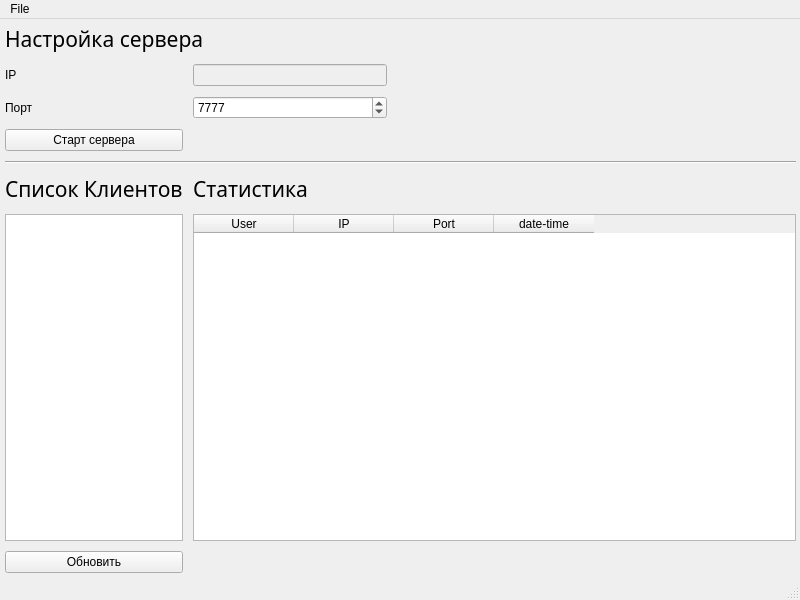
<?xml version="1.0" encoding="UTF-8"?>
<ui version="4.0">
 <class>ServerGui</class>
 <widget class="QMainWindow" name="ServerGui">
  <property name="geometry">
   <rect>
    <x>0</x>
    <y>0</y>
    <width>800</width>
    <height>600</height>
   </rect>
  </property>
  <property name="minimumSize">
   <size>
    <width>800</width>
    <height>600</height>
   </size>
  </property>
  <property name="maximumSize">
   <size>
    <width>800</width>
    <height>600</height>
   </size>
  </property>
  <property name="windowTitle">
   <string>MainWindow</string>
  </property>
  <widget class="QWidget" name="centralwidget">
   <widget class="QWidget" name="gridLayoutWidget">
    <property name="geometry">
     <rect>
      <x>0</x>
      <y>0</y>
      <width>801</width>
      <height>559</height>
     </rect>
    </property>
    <layout class="QGridLayout" name="gridLayout" rowstretch="0,0,0,0,0,0,0,0" columnstretch="1,2,2,2">
     <property name="leftMargin">
      <number>5</number>
     </property>
     <property name="topMargin">
      <number>5</number>
     </property>
     <property name="rightMargin">
      <number>5</number>
     </property>
     <property name="bottomMargin">
      <number>5</number>
     </property>
     <property name="spacing">
      <number>10</number>
     </property>
     <item row="7" column="0">
      <widget class="QPushButton" name="refreshBtn">
       <property name="text">
        <string>Обновить</string>
       </property>
      </widget>
     </item>
     <item row="5" column="0">
      <widget class="QLabel" name="clientListLab">
       <property name="font">
        <font>
         <family>Lucida Bright</family>
         <pointsize>16</pointsize>
        </font>
       </property>
       <property name="text">
        <string>Список Клиентов</string>
       </property>
      </widget>
     </item>
     <item row="4" column="0" colspan="4">
      <widget class="Line" name="line">
       <property name="orientation">
        <enum>Qt::Horizontal</enum>
       </property>
      </widget>
     </item>
     <item row="1" column="2">
      <spacer name="horizontalSpacer_2">
       <property name="orientation">
        <enum>Qt::Horizontal</enum>
       </property>
       <property name="sizeHint" stdset="0">
        <size>
         <width>40</width>
         <height>20</height>
        </size>
       </property>
      </spacer>
     </item>
     <item row="6" column="0">
      <widget class="QListWidget" name="clientsList"/>
     </item>
     <item row="5" column="1">
      <widget class="QLabel" name="statisticLab">
       <property name="font">
        <font>
         <family>Lucida Bright</family>
         <pointsize>16</pointsize>
        </font>
       </property>
       <property name="text">
        <string>Статистика</string>
       </property>
      </widget>
     </item>
     <item row="0" column="0" colspan="2">
      <widget class="QLabel" name="serverSettingsLab">
       <property name="font">
        <font>
         <family>Lucida Bright</family>
         <pointsize>16</pointsize>
        </font>
       </property>
       <property name="text">
        <string>Настройка сервера</string>
       </property>
      </widget>
     </item>
     <item row="6" column="1" colspan="3">
      <widget class="QTableWidget" name="staticticTable">
       <property name="toolTip">
        <string extracomment="Оставьте поле пустым чтобы принимать сообщения с любых IP адресов"/>
       </property>
       <property name="toolTipDuration">
        <number>8</number>
       </property>
       <property name="whatsThis">
        <string extracomment="Оставьте поле пустым чтобы принимать сообщения с любых IP адресов"/>
       </property>
       <property name="autoFillBackground">
        <bool>true</bool>
       </property>
       <column>
        <property name="text">
         <string>User</string>
        </property>
       </column>
       <column>
        <property name="text">
         <string>IP</string>
        </property>
       </column>
       <column>
        <property name="text">
         <string>Port</string>
        </property>
       </column>
       <column>
        <property name="text">
         <string>date-time</string>
        </property>
       </column>
      </widget>
     </item>
     <item row="1" column="0">
      <widget class="QLabel" name="ipLab">
       <property name="text">
        <string>IP</string>
       </property>
      </widget>
     </item>
     <item row="2" column="0">
      <widget class="QLabel" name="portLab">
       <property name="text">
        <string>Порт</string>
       </property>
      </widget>
     </item>
     <item row="2" column="1">
      <widget class="QSpinBox" name="portSpin">
       <property name="minimum">
        <number>1024</number>
       </property>
       <property name="maximum">
        <number>65535</number>
       </property>
       <property name="value">
        <number>7777</number>
       </property>
      </widget>
     </item>
     <item row="1" column="1">
      <widget class="QLineEdit" name="ipLE">
       <property name="enabled">
        <bool>false</bool>
       </property>
       <property name="toolTip">
        <string comment="Оставьте поле пустым чтобы принимать сообщения с любых IP адресов"/>
       </property>
       <property name="statusTip">
        <string extracomment="Оставьте поле пустым чтобы принимать сообщения с любых IP адресов"/>
       </property>
       <property name="whatsThis">
        <string extracomment="Оставьте поле пустым чтобы принимать сообщения с любых IP адресов"/>
       </property>
       <property name="placeholderText">
        <string extracomment="Оставьте поле пустым чтобы принимать сообщения с любых IP адресов"/>
       </property>
      </widget>
     </item>
     <item row="1" column="3">
      <spacer name="horizontalSpacer">
       <property name="orientation">
        <enum>Qt::Horizontal</enum>
       </property>
       <property name="sizeHint" stdset="0">
        <size>
         <width>40</width>
         <height>20</height>
        </size>
       </property>
      </spacer>
     </item>
     <item row="3" column="0">
      <widget class="QPushButton" name="serverStartBt">
       <property name="text">
        <string>Старт сервера</string>
       </property>
      </widget>
     </item>
    </layout>
   </widget>
  </widget>
  <widget class="QMenuBar" name="menubar">
   <property name="geometry">
    <rect>
     <x>0</x>
     <y>0</y>
     <width>800</width>
     <height>21</height>
    </rect>
   </property>
   <widget class="QMenu" name="menuFile">
    <property name="title">
     <string>File</string>
    </property>
    <addaction name="actionExit"/>
   </widget>
   <addaction name="menuFile"/>
  </widget>
  <widget class="QStatusBar" name="statusbar"/>
  <action name="actionExit">
   <property name="text">
    <string>Exit</string>
   </property>
  </action>
 </widget>
 <resources/>
 <connections/>
</ui>
